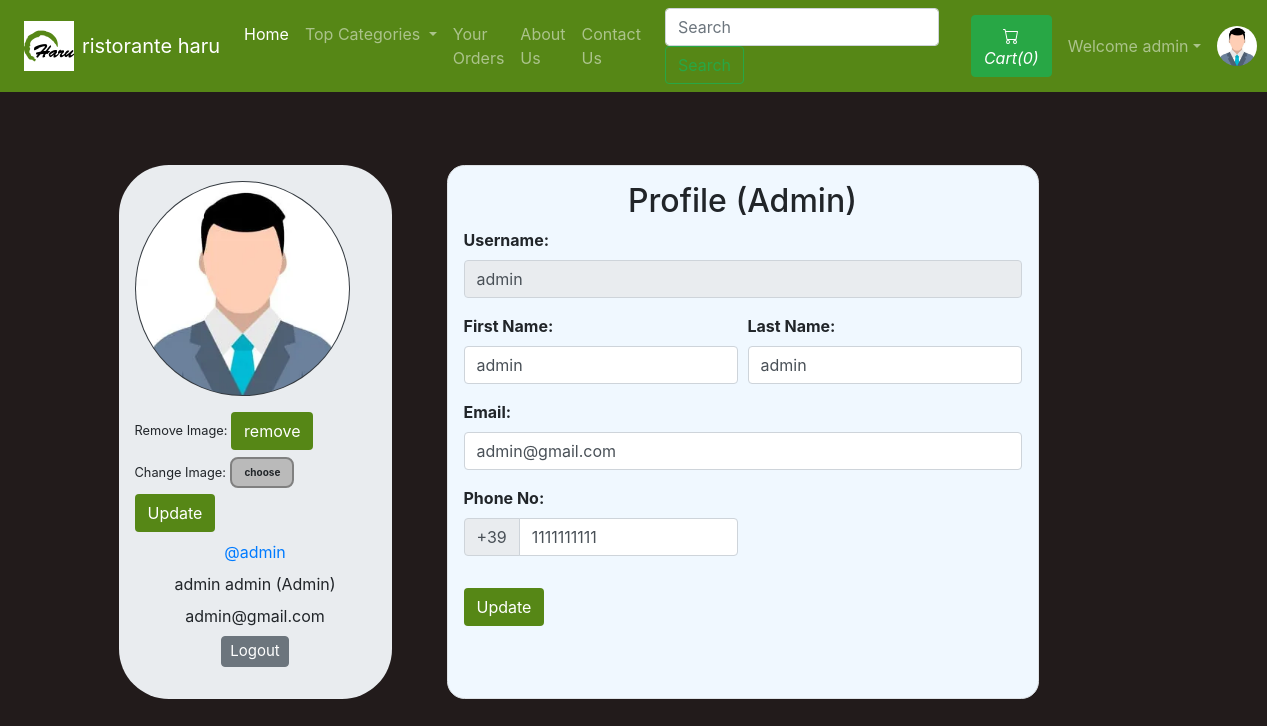
Screenshot of /viewProfile.php (signed in) with the database file from the repository.
### tables this page shows
CREATE TABLE `sitedetail` (
  `tempId` int(11) NOT NULL,
  `systemName` varchar(21) NOT NULL,
  `email` varchar(35) NOT NULL,
  `contact1` bigint(21) NOT NULL,
  `contact2` bigint(21) DEFAULT NULL COMMENT 'Optional',
  `address` text NOT NULL,
  `dateTime` datetime NOT NULL DEFAULT current_timestamp()
);

CREATE TABLE `users` (
  `id` int(21) NOT NULL,
  `username` varchar(21) NOT NULL,
  `firstName` varchar(21) NOT NULL,
  `lastName` varchar(21) NOT NULL,
  `email` varchar(35) NOT NULL,
  `phone` bigint(20) NOT NULL,
  `userType` enum('0','1') NOT NULL DEFAULT '0' COMMENT '0=user\r\n1=admin',
  `password` varchar(255) NOT NULL,
  `joinDate` datetime NOT NULL DEFAULT current_timestamp()
);

### viewProfile.php (the view, shortened to what this page needs)
<!DOCTYPE HTML>
<html lang="en">
<head>
    <link rel="stylesheet" href="https://stackpath.bootstrapcdn.com/bootstrap/4.2.1/css/bootstrap.min.css">
    <link rel="stylesheet" href="https://stackpath.bootstrapcdn.com/bootstrap/4.3.1/css/bootstrap.min.css">
    <link rel="stylesheet" href="https://use.fontawesome.com/releases/v5.7.2/css/all.css">
</head>
<body>
    <?php include 'partials/_dbconnect.php';?>
    <?php require 'partials/_nav.php' ?>
    <?php
        if($loggedin) {
    ?>
    <div class="container">
        <?php
            $sql = "SELECT * FROM users WHERE id='$userId'";
            $result = mysqli_query($conn, $sql);
            $row=mysqli_fetch_assoc($result);
            $username = $row['username'];
            $firstName = $row['firstName'];
            $lastName = $row['lastName'];
            $email = $row['email'];
            $phone = $row['phone'];
            $userType = $row['userType'];
            if($userType == 0) {
                $userType = "User";
            }
            else {
                $userType = "Admin";
            }
        ?>
        <div class="row">
            <div class="jumbotron p-3 mb-3" style="display: flex;justify-content: center;width: 28%;border-radius: 50px;margin: 0 auto;">
                <div class="user-info">
                    <img class="rounded-circle mb-3 bg-dark" src="img/person-<?php echo $userId; ?>.jpg" onError="this.src = 'img/profilePic.jpg'" style="width:215px;height:215px;padding:1px;">
                    <form action="partials/_manageProfile.php" method="POST">
                        <small>Remove Image: </small><button type="submit" class="btn" style="background-color: #568716; color: #fff;" name="removeProfilePic" style="font-size: 12px;padding: 3px 8px;border-radius: 9px;">remove</button>
                    </form>
                    <form action="partials/_manageProfile.php" method="POST" enctype="multipart/form-data" style="margin-top: 7px;">
                        <div class="upload-btn-wrapper">
                            <small>Change Image:</small>
                            <button class="btn upload">choose</button>
                        </div>
                        <button type="submit" name="updateProfilePic" class="btn" style="background-color: #568716; color: #fff;" style="margin-top: -20px;font-size: 15px;padding: 3px 8px;">Update</button>
                    </form>
                    <ul class="meta list list-unstyled" style="text-align:center;">
                        <li class="username my-2"><a href="viewProfile.php">@<?php echo $username ?></a></li>
                        <li class="name"><?php echo $firstName." ".$lastName; ?>
                            <label class="label label-info">(<?php echo $userType ?>)</label>
                        </li>
                        <li class="email"><?php echo $email ?></li>
                        <li class="my-2"><a href="partials/_logout.php"><button class="btn btn-secondary" style="font-size: 15px;padding: 3px 8px;">Logout</button></a></li>
                    </ul>
                </div>
            </div>
            <div class="content-panel mb-3" style="display: flex;justify-content: center;">
                <div class="border p-3" style="border: 2px solid rgba(0, 0, 0, 0.1);border-radius: 1.1rem;background-color: aliceblue;">
                    <h2 class="title text-center">Profile<span class="pro-label label label-warning"> (<?php echo $userType ?>)</span></h2>
                    <form action="partials/_manageProfile.php" method="post">
                        <div class="form-group">
                            <b><label for="username">Username:</label></b>
                            <input class="form-control" id="username" name="username" type="text" disabled value="<?php echo $username ?>">
                        </div>
                        <div class="form-row">
                        <div class="form-group col-md-6">
                            <b><label for="firstName">First Name:</label></b>
                            <input type="text" class="form-control" id="firstName" name="firstName" placeholder="First Name" required value="<?php echo $firstName ?>">
                        </div>
                        <div class="form-group col-md-6">
                            <b><label for="lastName">Last Name:</label></b>
                            <input type="text" class="form-control" id="lastName" name="lastName" placeholder="Last name" required value="<?php echo $lastName ?>">
                        </div>
                        </div>
                        <div class="form-group">
                            <b><label for="email">Email:</label></b>
                            <input type="email" class="form-control" id="email" name="email" placeholder="Enter Your Email" required value="<?php echo $email ?>">
                        </div>
                        <div class="form-row">
                            <div class="form-group  col-md-6">
                                <b><label for="phone">Phone No:</label></b>
                                <div class="input-group mb-3">
                                    <div class="input-group-prepend">
                                        <span class="input-group-text" id="basic-addon">+39</span>
                                    </div>
                                    <input type="tel" class="form-control" id="phone" name="phone" placeholder="Enter Your Phone Number" required pattern="[0-9]{10}" maxlength="10" value="<?php echo $phone ?>">
                                </div>
                            </div>
                        </div>
                        <button type="submit" name="updateProfileDetail" class="btn" style="background-color: #568716; color: #fff;">Update</button>
                    </form>
                </div>
            </div>
        </div>
    </div>
    <?php
        }
    ?>
</body>
</html>

### partials/_nav.php (shortened to what this page needs)
<?php
if(isset($_SESSION['loggedin']) && $_SESSION['loggedin']==true){
  $loggedin= true;
  $userId = $_SESSION['userId'];
  $username = $_SESSION['username'];
}
else{
  $loggedin = false;
  $userId = 0;
}
$sql = "SELECT * FROM `sitedetail`";
$result = mysqli_query($conn, $sql);
$row = mysqli_fetch_assoc($result);
$systemName = $row['systemName'];
echo '
<style>
    .bg-darkgreen {
        background-color: #568716;
    }
</style>
<nav class="navbar navbar-expand-lg navbar-dark bg-darkgreen">
<div class="text-center image-size-big position-relative mx-2">
      <a href="index.php"><img src="img/logoO.jpg"  style="width:50px; height:50px"></a>
    </div>
      <a class="navbar-brand" href="index.php">'.$systemName.'</a>
      <button class="navbar-toggler" type="button" data-toggle="collapse" data-target="#navbarSupportedContent" aria-controls="navbarSupportedContent" aria-expanded="false" aria-label="Toggle navigation">
        <span class="navbar-toggler-icon"></span>
      </button>
      <div class="collapse navbar-collapse" id="navbarSupportedContent">
        <ul class="navbar-nav mr-auto">
          <li class="nav-item active">
            <a class="nav-link" href="index.php">Home <span class="sr-only">(current)</span></a>
          </li>
          <li class="nav-item dropdown">
            <a class="nav-link dropdown-toggle" href="#" id="navbarDropdown" role="button" data-toggle="dropdown" aria-haspopup="true" aria-expanded="false">
              Top Categories
            </a>
            <div class="dropdown-menu" aria-labelledby="navbarDropdown">';
            echo '</div>
          </li>
          <li class="nav-item">
            <a class="nav-link" href="viewOrder.php">Your Orders</a>
          </li>
          <li class="nav-item">
            <a class="nav-link" href="about.php">About Us</a>
          </li>
          <li class="nav-item">
            <a class="nav-link" href="contact.php">Contact Us</a>
          </li>
        </ul>
        <form method="get" action="/search.php" class="form-inline my-2 my-lg-0 mx-3">
          <input class="form-control mr-sm-2" type="search" name="search" id="search" placeholder="Search" aria-label="Search" required>
          <button class="btn btn-outline-success my-2 my-sm-0" type="submit">Search</button>
        </form>';
        $countsql = "SELECT SUM(`itemQuantity`) FROM `viewcart` WHERE `userId`=$userId";
        $countresult = mysqli_query($conn, $countsql);
        $countrow = mysqli_fetch_assoc($countresult);
        $count = $countrow['SUM(`itemQuantity`)'];
        if(!$count) {
          $count = 0;
        }
        echo '<a href="viewCart.php"><button type="button" class="btn btn-success mx-2" title="MyCart">
          <svg xmlns="img/cart.svg" width="16" height="16" fill="currentColor" class="bi bi-cart" viewBox="0 0 16 16">
            <path d="M0 1.5A.5.5 0 0 1 .5 1H2a.5.5 0 0 1 .485.379L2.89 3H14.5a.5.5 0 0 1 .491.592l-1.5 8A.5.5 0 0 1 13 12H4a.5.5 0 0 1-.491-.408L2.01 3.607 1.61 2H.5a.5.5 0 0 1-.5-.5zM3.102 4l1.313 7h8.17l1.313-7H3.102zM5 12a2 2 0 1 0 0 4 2 2 0 0 0 0-4zm7 0a2 2 0 1 0 0 4 2 2 0 0 0 0-4zm-7 1a1 1 0 1 1 0 2 1 1 0 0 1 0-2zm7 0a1 1 0 1 1 0 2 1 1 0 0 1 0-2z"/>
          </svg>
          <i class="bi bi-cart">Cart(' .$count. ')</i>
        </button></a>';
        if($loggedin){
          echo '<ul class="navbar-nav mr-2">
            <li class="nav-item dropdown">
              <a class="nav-link dropdown-toggle" href="#" id="navbarDropdown" role="button" data-toggle="dropdown"> Welcome ' .$username. '</a>
              <div class="dropdown-menu" aria-labelledby="navbarDropdown">
                <a class="dropdown-item" href="partials/_logout.php">Logout</a>
              </div>
            </li>
          </ul>
          <div class="text-center image-size-small position-relative">
            <a href="viewProfile.php"><img src="img/person-' .$userId. '.jpg" class="rounded-circle" onError="this.src = \'img/profilePic.jpg\'" style="width:40px; height:40px"></a>
          </div>';
        }
        else {
          echo '
          <button type="button" class="btn btn-success mx-2"  data-toggle="modal" data-target="#loginModal">Login</button>
          <button type="button" class="btn btn-success mx-2"  data-toggle="modal" data-target="#signupModal">SignUp</button>';
        }
  echo '</div>
    </nav>';
?>

### viewProfile.php (style rules this page uses)
body { background-color: #221b1b; }
.row { margin-right: 150px; margin-top: 73px; }
.upload-btn-wrapper { position: relative; overflow: hidden; display: inline-block; }
button.btn.upload { border: 2px solid gray; background-color: #bababa; border-radius: 8px; font-size: 10px; font-weight: bold; }

### partials/_nav.php (style rules this page uses)
.bg-darkgreen { background-color: #568716; }

### rows the page displays
sitedetail: systemName "ristorante haru"
users: username "admin", firstName "admin", lastName "admin", userType "Admin", email "admin@gmail.com", phone "1111111111"

### other values shown
$count "0"
$username "admin"
